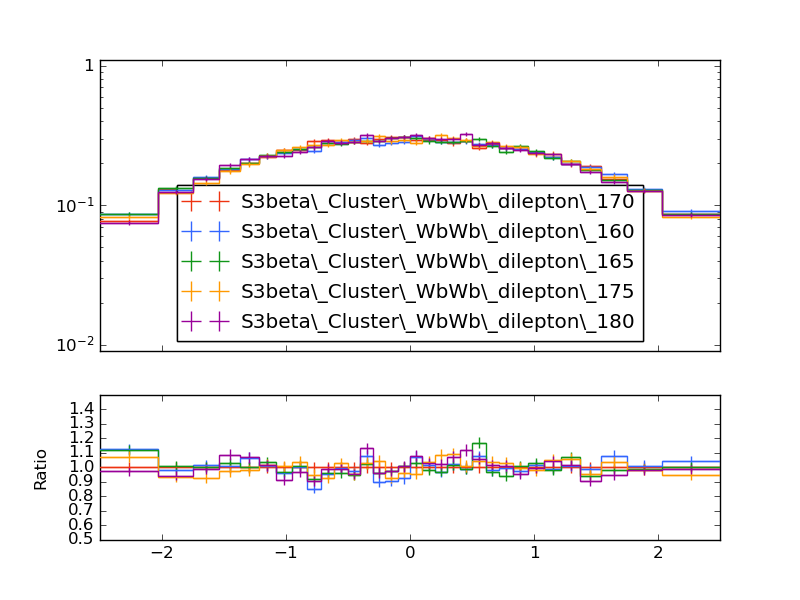

This figure's Python source:
#! /usr/bin/env python

# This Python script was auto-generated using YODA v2.0.1.
# Analysis object: /WbWb_dilepton/eta_jet1_untagged
# Timestamp: 27-02-2025 (11:02:16)

import matplotlib as mpl
import matplotlib.pyplot as plt
mpl.use('Agg') # comment out for interactive use
import os
import numpy as np

plotDir = os.path.split(os.path.realpath(__file__))[0]
if 'YODA_USER_PLOT_PATH' in globals():
    plot_outdir = globals()['YODA_USER_PLOT_PATH']
else:
    plot_outdir = plotDir

#plot style
plt.style.use(os.path.join(plotDir, '../default.mplstyle'))

plt.rcParams['text.usetex'] = False
plt.style.use(['classic'])
plt.rc('font', family='DejaVu Sans')
# plot metadata
figW, figH = plt.rcParams['figure.figsize']
ax_xLabel = r''
ax_yLabel = r''
ax_title  = r''
ax_xScale = 'linear'
ax_yScale = 'log'
xLims = (-2.5, 2.5)
yLims = (0.009000000000000001, 1.1)

# TeX-friendly labels for the legend
labels = {
    'legend' : ([ r"S3beta\_Cluster\_WbWb\_dilepton\_170", r"S3beta\_Cluster\_WbWb\_dilepton\_160", r"S3beta\_Cluster\_WbWb\_dilepton\_165", r"S3beta\_Cluster\_WbWb\_dilepton\_175", r"S3beta\_Cluster\_WbWb\_dilepton\_180" ], r""),
}

# Adjust canvas width and height
canvasW = 10.0
canvasH = 9.0
figW *= canvasW/10.
figH *= canvasH/9.

# Create figure and axis objects
fig, (ax, ratio0_ax) = plt.subplots(2, 1, sharex=True,
                  figsize=(figW,figH), gridspec_kw={'height_ratios': (6.0, 3.0)})

# Set figure margins
plt.subplots_adjust(
    left   = 1.0 * plt.rcParams['figure.subplot.left'],
    right  = 1.0 * plt.rcParams['figure.subplot.right'],
    top    = 1.0 * plt.rcParams['figure.subplot.top'],
    bottom = 1.0 * plt.rcParams['figure.subplot.bottom'])

ratio0_ax.yaxis.set_major_locator(mpl.ticker.MultipleLocator(0.1))
ratio0_ax.set_ylim(0.5, 1.4999)
ratio0_ax.set_ylabel('Ratio')

# the numerical data is stored in a separate file
dataf = dict()
prefix = os.path.split(__file__)[0]
if prefix:    prefix = prefix + '/'
exec(open(prefix+'eta_jet1_untagged__data.py').read(), dataf)


legend_handles = dict() # keep track of handles for the legend

# style options for curves
# starts at zorder>=5 to draw curve on top of legend
styles = {
  'S3beta_Cluster_WbWb_dilepton_170.yoda.gz': {
    'color' : '#EE3311',
    'linestyle' : '-',
    'linewidth' : 1,
    'marker' : 'none',
    'markersize' : 2,
    'capsize' : 0.0,
    'zorder' : 5,
    'histstyle' : 1,
    'drawstyle' : 'steps-pre',
    'xerrorbars' : 1,
    'yerrorbars' : 1,
    'fillcolor' : None,
    'fillopacity' : 1.0,
    'ratio0_linestyle' : '-',
    'ratio0_linewidth' : 1,
    'ratio0_marker' : 'none',
    'ratio0_markersize' : 2,
    'ratio0_capsize' : 0.0,
    'ratio0_zorder' : 5,
    'ratio0_histstyle' : 1,
    'ratio0_drawstyle' : 'steps-pre',
    'ratio0_xerrorbars' : 1,
    'ratio0_yerrorbars' : 1,
  },
  'S3beta_Cluster_WbWb_dilepton_160.yoda.gz': {
    'color' : '#3366FF',
    'linestyle' : '-',
    'linewidth' : 1,
    'marker' : 'none',
    'markersize' : 2,
    'capsize' : 0.0,
    'zorder' : 6,
    'histstyle' : 1,
    'drawstyle' : 'steps-pre',
    'xerrorbars' : 1,
    'yerrorbars' : 1,
    'fillcolor' : None,
    'fillopacity' : 1.0,
    'ratio0_linestyle' : '-',
    'ratio0_linewidth' : 1,
    'ratio0_marker' : 'none',
    'ratio0_markersize' : 2,
    'ratio0_capsize' : 0.0,
    'ratio0_zorder' : 6,
    'ratio0_histstyle' : 1,
    'ratio0_drawstyle' : 'steps-pre',
    'ratio0_xerrorbars' : 1,
    'ratio0_yerrorbars' : 1,
  },
  'S3beta_Cluster_WbWb_dilepton_165.yoda.gz': {
    'color' : '#109618',
    'linestyle' : '-',
    'linewidth' : 1,
    'marker' : 'none',
    'markersize' : 2,
    'capsize' : 0.0,
    'zorder' : 7,
    'histstyle' : 1,
    'drawstyle' : 'steps-pre',
    'xerrorbars' : 1,
    'yerrorbars' : 1,
    'fillcolor' : None,
    'fillopacity' : 1.0,
    'ratio0_linestyle' : '-',
    'ratio0_linewidth' : 1,
    'ratio0_marker' : 'none',
    'ratio0_markersize' : 2,
    'ratio0_capsize' : 0.0,
    'ratio0_zorder' : 7,
    'ratio0_histstyle' : 1,
    'ratio0_drawstyle' : 'steps-pre',
    'ratio0_xerrorbars' : 1,
    'ratio0_yerrorbars' : 1,
  },
  'S3beta_Cluster_WbWb_dilepton_175.yoda.gz': {
    'color' : '#FF9900',
    'linestyle' : '-',
    'linewidth' : 1,
    'marker' : 'none',
    'markersize' : 2,
    'capsize' : 0.0,
    'zorder' : 8,
    'histstyle' : 1,
    'drawstyle' : 'steps-pre',
    'xerrorbars' : 1,
    'yerrorbars' : 1,
    'fillcolor' : None,
    'fillopacity' : 1.0,
    'ratio0_linestyle' : '-',
    'ratio0_linewidth' : 1,
    'ratio0_marker' : 'none',
    'ratio0_markersize' : 2,
    'ratio0_capsize' : 0.0,
    'ratio0_zorder' : 8,
    'ratio0_histstyle' : 1,
    'ratio0_drawstyle' : 'steps-pre',
    'ratio0_xerrorbars' : 1,
    'ratio0_yerrorbars' : 1,
  },
  'S3beta_Cluster_WbWb_dilepton_180.yoda.gz': {
    'color' : '#990099',
    'linestyle' : '-',
    'linewidth' : 1,
    'marker' : 'none',
    'markersize' : 2,
    'capsize' : 0.0,
    'zorder' : 9,
    'histstyle' : 1,
    'drawstyle' : 'steps-pre',
    'xerrorbars' : 1,
    'yerrorbars' : 1,
    'fillcolor' : None,
    'fillopacity' : 1.0,
    'ratio0_linestyle' : '-',
    'ratio0_linewidth' : 1,
    'ratio0_marker' : 'none',
    'ratio0_markersize' : 2,
    'ratio0_capsize' : 0.0,
    'ratio0_zorder' : 9,
    'ratio0_histstyle' : 1,
    'ratio0_drawstyle' : 'steps-pre',
    'ratio0_xerrorbars' : 1,
    'ratio0_yerrorbars' : 1,
  },
}

# curve from input yoda files in main panel
for label, yvals in dataf['yvals'].items():
    if all(np.isnan(v) for v in dataf['yvals'][label]):
        continue
    tmp = None
    if styles[label]['histstyle']: # draw as histogram
        xpos = dataf['xedges'][label] if styles[label]['drawstyle'] else dataf['xpoints'][label]
        ypos = np.insert(yvals, 0, yvals[0]) if styles[label]['drawstyle'] else yvals
        if styles[label]['fillcolor']: # fill area below curve
            ax.fill_between(xpos, ypos, step='pre',
                            color=styles[label]['fillcolor'],
                            alpha=styles[label]['fillopacity'])
        tmp, = ax.plot(xpos, ypos,
                       color=styles[label]['color'],
                       linestyle=styles[label]['linestyle'],
                       linewidth=styles[label]['linewidth'],
                       drawstyle=styles[label]['drawstyle'], solid_joinstyle='miter',
                       zorder=styles[label]['zorder'], label=label)
    tmp = ax.errorbar(dataf['xpoints'][label], yvals,
                      xerr=np.array(dataf['xerrs'][label])*styles[label]['xerrorbars'],
                      yerr=np.array(dataf['yerrs'][label])*styles[label]['yerrorbars'],
                      fmt=styles[label]['marker'], capsize=styles[label]['capsize'],
                      markersize=styles[label]['markersize'],
                      ecolor=styles[label]['color'],
                      color=styles[label]['color'], zorder=styles[label]['zorder'])
    tmp[-1][0].set_linestyle(styles[label]['linestyle'])
    tmp[-1][0].set_linewidth(styles[label]['linewidth'])
    if label in dataf['add_legend_handle']:  legend_handles[label] = tmp
    for varLabel in dataf['variation_yvals'].keys():
        if varLabel.startswith(label):
            tmp, = ax.plot(dataf['xedges'][label], dataf['variation_yvals'][varLabel],
                           color=styles[label]['color'],
                           linestyle=styles[label]['linestyle'],
                           linewidth=styles[label]['linewidth'],
                           drawstyle='steps-pre', solid_joinstyle='miter',
                           zorder=styles[label]['zorder'], alpha=0.5)


# plots on ratio panel
# curve from input yoda files in ratio panel
for label, yvals in dataf['ratio0_yvals'].items():
    if all(np.isnan(v) for v in yvals):
        continue
    if styles[label]['ratio0_histstyle']: # plot as histogram
        xpos = dataf['xedges']['S3beta_Cluster_WbWb_dilepton_170.yoda.gz'] if styles[label]['ratio0_drawstyle'] else dataf['xpoints']['S3beta_Cluster_WbWb_dilepton_170.yoda.gz']
        ypos = np.insert(yvals, 0, yvals[0]) if styles[label]['ratio0_drawstyle'] else yvals
        ratio0_ax.plot(xpos, ypos,
                       color=styles[label]['color'],
                       linewidth=styles[label]['linewidth'],
                       linestyle=styles[label]['ratio0_linestyle'],
                       drawstyle=styles[label]['ratio0_drawstyle'], zorder=styles[label]['zorder'],
                       solid_joinstyle='miter')
    tmp = ratio0_ax.errorbar(dataf['xpoints']['S3beta_Cluster_WbWb_dilepton_170.yoda.gz'], yvals,
                             xerr=np.array(dataf['ref_xerrs'])*styles[label]['ratio0_xerrorbars'],
                             yerr=np.array(dataf['ratio0_yerrs'][label])*styles[label]['ratio0_yerrorbars'],
                             fmt=styles[label]['ratio0_marker'], capsize=styles[label]['ratio0_capsize'],
                             markersize=styles[label]['ratio0_markersize'],
                             ecolor=styles[label]['color'],
                             color=styles[label]['color'])
    tmp[-1][0].set_linestyle(styles[label]['ratio0_linestyle'])
    tmp[-1][0].set_linewidth(styles[label]['ratio0_linewidth'])

    for varlabel in dataf['ratio0_variation_vals'].keys():
        if varlabel.startswith(label):
            ratio0_ax.plot(dataf['xedges']['S3beta_Cluster_WbWb_dilepton_170.yoda.gz'],
                            dataf['ratio0_variation_vals'][varlabel],
                            color=styles[label]['color'],
                            linestyle=styles[label]['linestyle'],
                            linewidth=styles[label]['linewidth'],
                            drawstyle='steps-pre', solid_joinstyle='miter',
                            zorder=1, alpha=0.5)

legend_items = list(legend_handles.values())
ax.add_artist(ax.legend(legend_items,
                        labels['legend'][0],
                        title=labels['legend'][1],
                        alignment='left',
                        loc='lower center',
                        bbox_to_anchor=(0.5, 0.0)))

# set plot metadata as defined above
ratio0_ax.set_xlabel(ax_xLabel)
ratio0_ax.xaxis.set_label_coords(1., -0.15)
ax.set_ylabel(ax_yLabel, ha='right', va='top')
ax.yaxis.set_label_coords(-0.11, 1.0)
ax.set_title(ax_title, loc='left')
ax.set_xscale(ax_xScale)
ax.set_yscale(ax_yScale)
ax.set_xlim(xLims)
ax.set_ylim(yLims)

# tick formatting
plt.rcParams['xtick.top'] = True
plt.rcParams['ytick.right'] = True
ax.yaxis.set_major_locator(mpl.ticker.LogLocator(base=10.0, numticks=np.inf))
ax.yaxis.set_minor_locator(mpl.ticker.LogLocator(
                           base=10.0, subs=np.arange(0.1, 1, 0.1), numticks=np.inf))
fig.align_ylabels((ax, ratio0_ax))
plt.savefig(os.path.join(plot_outdir, 'eta_jet1_untagged.pdf'), format='PDF')
plt.savefig(os.path.join(plot_outdir, 'eta_jet1_untagged.png'), format='PNG')

plt.close(fig)
